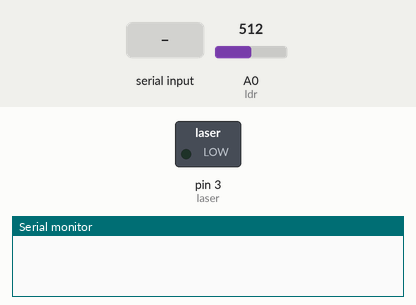
This sketch was run on a simulated Arduino Uno, built with avr-gcc and run on an emulated ATmega328P. Parts: switched loads named in the sketch (green lamp = pin HIGH), the last lines printed to the serial monitor. Inputs (shaded band) come from the test bench; at power-on: A0 (ldr) = 512.

Above: at 1.3 s.
1.4 s: "o" received over Serial
At 2.9 s:
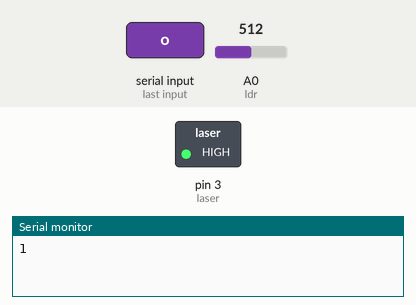
3.2 s: "c" received over Serial
At 4.2 s:
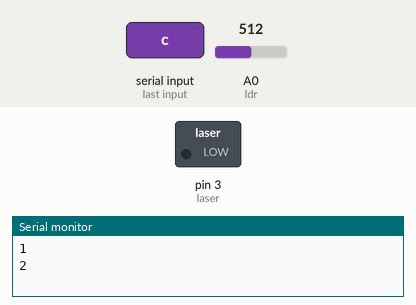
Timing chart, 0 to 6.2 s (numbered marks = the images above; inputs shaded):
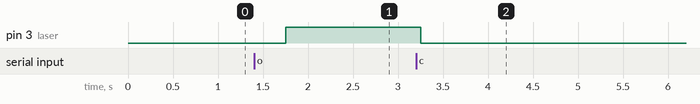

The sketch:

sketch_nov02a.ino
```cpp
int counter =0;
int value;
int ldr = A0;
int laser=3;
char data;
bool on = false;
void setup() {
  pinMode (laser,OUTPUT);
  Serial.begin(9600);

  }

void loop(){
  value = analogRead(ldr);

  delay(250);

  if (on && value<800){
      counter++;
      Serial.println (counter);

      }

  if(Serial.available()>0){
    data=Serial.read();
  }
   if(data=='o'){
    digitalWrite(laser,HIGH);
    on = true;

   }
   else if (data=='c'){
    digitalWrite(laser,LOW);

    on = false;
   }

   delay(500);


   }
```

Measured:
- after the input at 1.4 s, pin 3 (laser): LOW → HIGH after 0.35 s
- after the input at 3.2 s, pin 3 (laser): HIGH → LOW after 0.05 s
